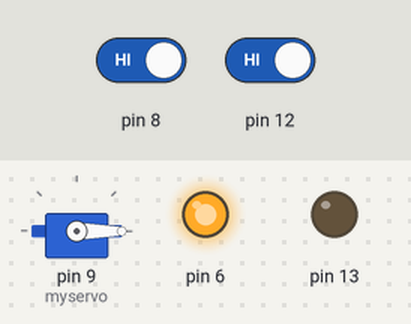
Bench run of a sketch on a simulated Arduino Uno, built with avr-gcc and run on an emulated ATmega328P. Parts: servo, output pins drawn as LEDs (lit = HIGH). The inputs (shaded band) are chosen by the test bench; at power-on: pin 12 HIGH, pin 8 HIGH.

Above: at 1.2 s.
1.3 s: pin 12 driven LOW
At 2.2 s:
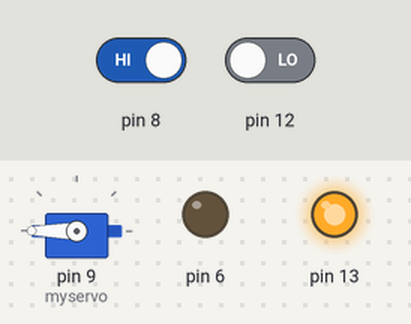
2.8 s: pin 12 driven HIGH
At 3.8 s:
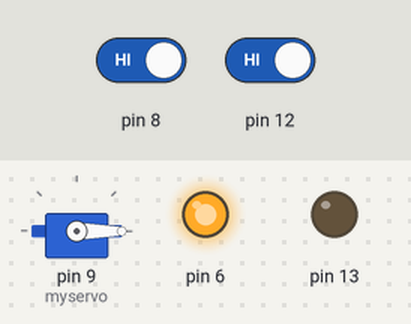
4.3 s: pin 8 driven LOW
At 5.5 s:
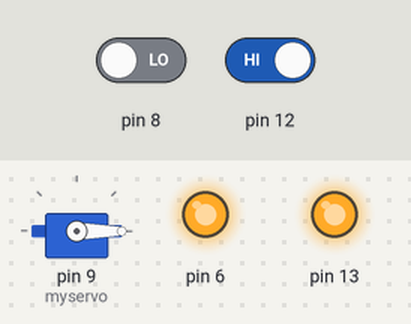
5.8 s: pin 8 driven HIGH
At 8.5 s:
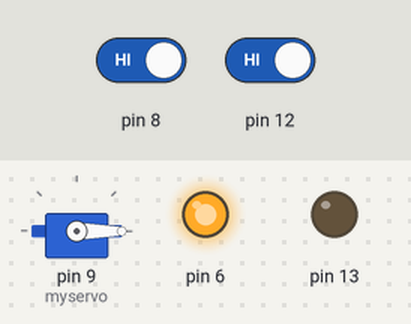
Timing chart, 0 to 9.8 s (numbered marks = the images above; inputs shaded):
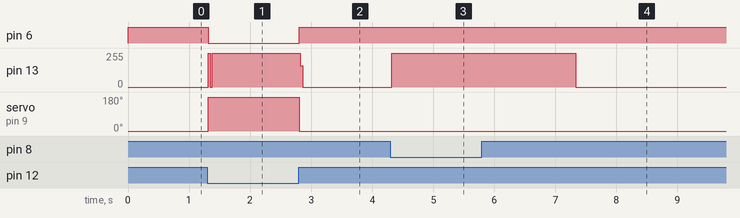

Measured:
- after the input at 1.3 s, pin 6: HIGH → LOW at once; pin 13: 0/255 → 255/255 at once; servo on pin 9 (myservo): 0° → 180° at once
- after the input at 2.8 s, pin 6: LOW → HIGH at once; pin 13: 255/255 → 0/255 at once; servo on pin 9 (myservo): 180° → 0° at once
- after the input at 4.3 s, pin 13: 0/255 → 255/255 at once
- after the input at 5.8 s, pin 6: stays HIGH (without the input it goes to LOW after 1.5 s); pin 13: 255/255 → 0/255 after 1.5 s; servo on pin 9 (myservo): stays 0° (without the input it goes to 180° after 1.5 s)

The sketch:

code.ino
```cpp
#include <Servo.h>

Servo myservo;
void setup() {
 Serial.begin(9600);
 pinMode(13,OUTPUT);
 pinMode(12,INPUT);
 pinMode(6,OUTPUT);
 pinMode(8,INPUT);
 // for servo
 myservo.attach(9);
 }

void loop()
{
  digitalRead(8);
 digitalRead(12);
if(digitalRead(8)==0)
{//Condition of both sensor detect object at the same time
  if(digitalRead(12)==0)
   {
        digitalWrite(13,HIGH);
        digitalWrite(6,LOW);
        myservo.write(180);
        delay(15);
   }
   else
   {
    digitalWrite(6,HIGH);
    digitalWrite(13,LOW);
    myservo.write(0);
    delay(15);
   }
   //only 1st sensor detect object
  digitalWrite(13,HIGH);
  delay(3000);
  //code for object detection over 1st after 3 second
    if(digitalRead(8)==0)
    {
      digitalWrite(6,LOW);
      myservo.write(180);
      delay(5000);
      }
    else
    {
      digitalWrite(6,HIGH);
      myservo.write(0);
      delay(15);
    }
}
else
{
  digitalWrite(13,LOW);
}
//code for object detection over 2nd sensor
  digitalRead(12);
  if(digitalRead(12)==0)
  {
    digitalWrite(13,HIGH);
    digitalWrite(6,LOW);
    myservo.write(180);
    delay(15);
  }
  else
  {
    digitalWrite(13,LOW);
    digitalWrite(6,HIGH);
    myservo.write(0);
    delay(15);
  }
}
```
